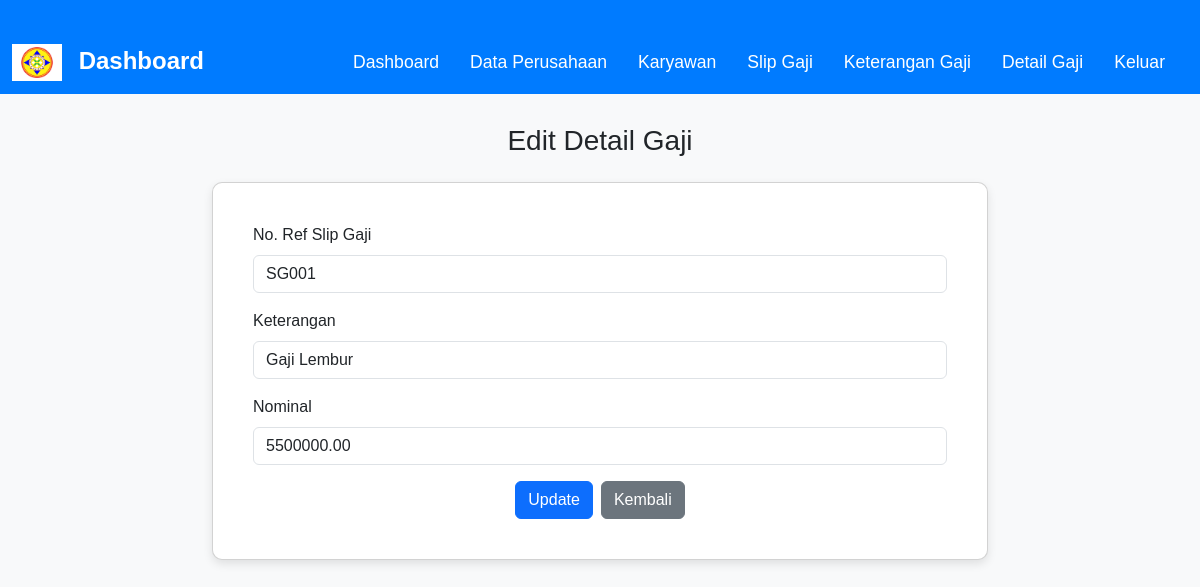
/detail_gaji/edit.php?no_ref=SG001&no=1 (signed in), run on the app's committed database.
### tables this page shows
CREATE TABLE `detail_gaji` (
  `no` int(11) DEFAULT NULL,
  `no_ref` varchar(20) DEFAULT NULL,
  `nominal` decimal(15,2) DEFAULT NULL
);

CREATE TABLE `slip_gaji` (
  `no_ref` varchar(20) NOT NULL,
  `tgl` date DEFAULT NULL,
  `total_gaji` decimal(15,2) DEFAULT NULL,
  `kode_karyawan` varchar(20) DEFAULT NULL
);

CREATE TABLE `keterangan_gaji` (
  `no` int(11) NOT NULL,
  `keterangan` varchar(100) DEFAULT NULL,
  `debitkredit` varchar(20) DEFAULT NULL
);

### detail_gaji/edit.php (the view, shortened to what this page needs)
<?php
include('../config/koneksi.php');
$no_ref = $_GET['no_ref'];
$no = $_GET['no'];
$query = mysqli_query($conn, "SELECT * FROM detail_gaji WHERE no_ref = '$no_ref' AND no = '$no'");
$data = mysqli_fetch_assoc($query);
$slipQuery = mysqli_query($conn, "SELECT no_ref FROM slip_gaji");
$ketQuery = mysqli_query($conn, "SELECT no, keterangan FROM keterangan_gaji");
?>
<!DOCTYPE html>
<html lang="id">
<head>
    <link href="https://cdn.jsdelivr.net/npm/bootstrap@5.3.0/dist/css/bootstrap.min.css" rel="stylesheet">
</head>
<body>
<nav class="navbar navbar-expand-lg navbar-dark">
    <div class="container-fluid">
        <a class="navbar-brand" href="../dashboard.php">
            <img src="../assets/img/logo.png" alt="Logo" style="width: 50px; margin-right: 10px;"> Dashboard
        </a>
        <div class="collapse navbar-collapse justify-content-end">
            <ul class="navbar-nav">
                <li class="nav-item"><a class="nav-link" href="../dashboard.php">Dashboard</a></li>
                <li class="nav-item"><a class="nav-link" href="../perusahaan/index.php">Data Perusahaan</a></li>
                <li class="nav-item"><a class="nav-link" href="../karyawan/index.php">Karyawan</a></li>
                <li class="nav-item"><a class="nav-link" href="../slip_gaji/index.php">Slip Gaji</a></li>
                <li class="nav-item"><a class="nav-link" href="../keterangan_gaji/index.php">Keterangan Gaji</a></li>
                <li class="nav-item"><a class="nav-link active" href="#">Detail Gaji</a></li>
                <li class="nav-item"><a class="nav-link" href="../logout/index.php">Keluar</a></li>
            </ul>
        </div>
    </div>
</nav>
<div class="container-fluid">
    <h3 class="text-center mb-4">Edit Detail Gaji</h3>
    <div class="row mt-4">
        <div class="col-md-8 mx-auto">
            <div class="card p-4">
                <div class="card-body">
                    <form method="POST">
                        <div class="mb-3 text-start">
                            <label for="no_ref" class="form-label">No. Ref Slip Gaji</label>
                            <select name="no_ref" id="no_ref" class="form-control" required>
                                <?php while ($slip = mysqli_fetch_assoc($slipQuery)) : ?>
                                    <option value="<?= $slip['no_ref'] ?>" <?= ($data['no_ref'] == $slip['no_ref']) ? 'selected' : '' ?>>
                                        <?= $slip['no_ref'] ?>
                                    </option>
                                <?php endwhile; ?>
                            </select>
                        </div>
                        <div class="mb-3 text-start">
                            <label for="no" class="form-label">Keterangan</label>
                            <select name="no" id="no" class="form-control" required>
                                <?php while ($ket = mysqli_fetch_assoc($ketQuery)) : ?>
                                    <option value="<?= $ket['no'] ?>" <?= ($data['no'] == $ket['no']) ? 'selected' : '' ?>>
                                        <?= $ket['keterangan'] ?>
                                    </option>
                                <?php endwhile; ?>
                            </select>
                        </div>
                        <div class="mb-3 text-start">
                            <label for="nominal" class="form-label">Nominal</label>
                            <input type="number" name="nominal" id="nominal" class="form-control" value="<?= $data['nominal'] ?>" required>
                        </div>
                        <div class="d-grid gap-2 d-md-flex justify-content-md-center">
                            <button type="submit" name="submit" class="btn btn-primary">Update</button>
                            <a href="index.php" class="btn btn-secondary">Kembali</a>
                        </div>
                    </form>
                </div>
            </div>
        </div>
    </div>
</div>
</body>
</html>

### detail_gaji/edit.php (style rules this page uses)
body { background-color: #f8f9fa; font-family: 'Arial', sans-serif; }
.navbar { background-color: #007bff; }
.navbar-brand { font-size: 1.5rem; font-weight: bold; }
.navbar-nav .nav-link { color: white !important; font-size: 1.1rem; margin-right: 15px; }
.container-fluid { margin-top: 30px; max-width: 1200px; }
.card { border-radius: 10px; box-shadow: 0 4px 10px rgba(0, 0, 0, 0.1); }

### data on the page
detail_gaji: no_ref "SG001", no "Gaji Lembur", nominal "5500000.00"
